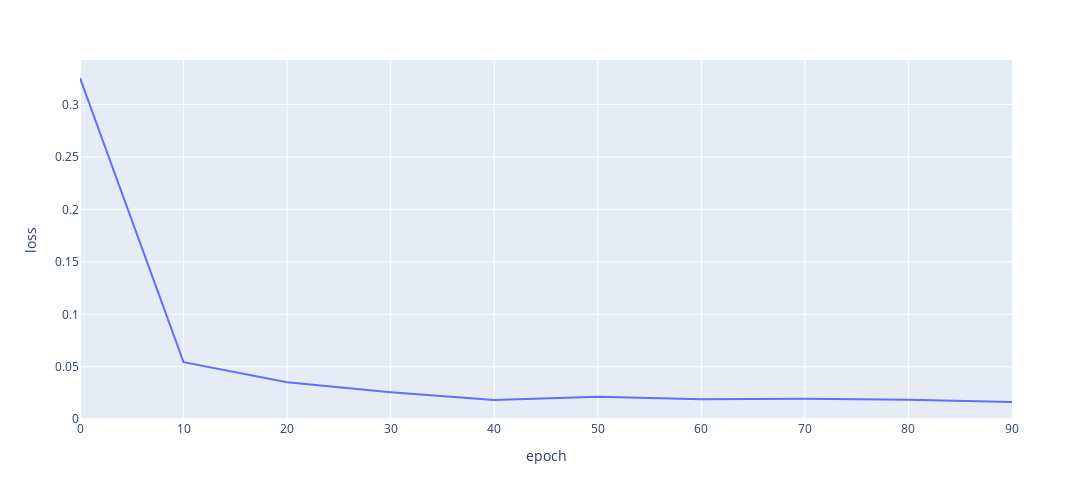

The cell this chart's notebook holds for it:
### Code cell
epoch = np.arange(0, 100, 10)
losses = []
for i in epoch:
    if i % 10 == 0:
        losses.append(history.history["loss"][i])
        
data = {"epoch":epoch,"loss":losses}
data = pd.DataFrame(data) 

fig = px.line(data,x="epoch",y="loss",width = 1200, height = 500)
fig.show()

### Figure 1 — Plotly figure (JSON) as saved in the notebook; plotly's stock layout.template omitted (floating-point values rounded to 4 significant figures)
{"data": [{"hovertemplate": "epoch=%{x}<br>loss=%{y}<extra></extra>", "legendgroup": "", "line": {"color": "#636efa", "dash": "solid"}, "marker": {"symbol": "circle"}, "mode": "lines", "name": "", "orientation": "v", "showlegend": false, "type": "scatter", "x": [0, 10, 20, 30, 40, 50, 60, 70, 80, 90], "xaxis": "x", "y": [0.3253, 0.05447, 0.03534, 0.02581, 0.01847, 0.02135, 0.019, 0.01944, 0.01867, 0.01645], "yaxis": "y"}], "layout": {"height": 500, "legend": {"tracegroupgap": 0}, "margin": {"t": 60}, "width": 1200, "xaxis": {"anchor": "y", "domain": [0, 1], "title": {"text": "epoch"}}, "yaxis": {"anchor": "x", "domain": [0, 1], "title": {"text": "loss"}}}}
